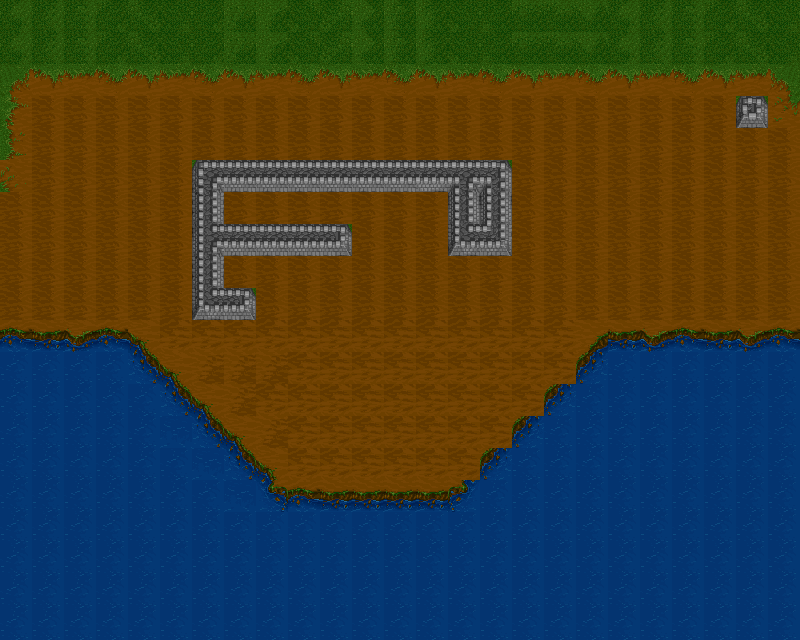

Below is a game level as drawn by its tile map, then a one-line description and the .tmx file that defines it, in full:
An orthogonal 25x20 tile map with 32x32 px tiles, 1 tile layer (Camada de Blocos 1).

<map version="1.10" tiledversion="1.11.2" orientation="orthogonal" renderorder="right-down" width="25" height="20" tilewidth="32" tileheight="32" infinite="0" nextlayerid="2" nextobjectid="1">
 <tileset firstgid="1" source="war2_summer.tsx" />
 <layer id="1" name="Camada de Blocos 1" width="25" height="20">
  <data encoding="csv">
248,249,250,251,252,253,254,255,256,257,258,259,260,261,262,263,264,265,266,248,249,250,251,252,253,
248,249,250,251,252,253,254,255,256,257,258,259,260,261,262,263,264,265,266,248,249,250,251,252,253,
287,294,295,296,294,295,296,294,295,296,294,295,296,294,295,296,294,295,296,294,295,296,294,295,279,
292,191,191,191,191,191,191,191,191,191,191,191,191,191,191,191,191,191,191,191,191,191,191,17,298,
291,191,191,191,191,191,191,191,191,191,191,191,191,191,191,191,191,191,191,191,191,191,191,191,191,
293,191,191,191,191,191,20,28,28,28,28,28,28,29,30,27,191,191,191,191,191,191,191,191,191,
191,191,191,191,191,191,23,191,191,191,191,191,191,191,22,22,191,191,191,191,191,191,191,191,191,
191,191,191,191,191,191,25,28,28,28,26,191,191,191,24,31,191,191,191,191,191,191,191,191,191,
191,191,191,191,191,191,23,191,191,191,191,191,191,191,191,191,191,191,191,191,191,191,191,191,191,
191,191,191,191,191,191,24,26,191,191,191,191,191,191,191,191,191,191,191,191,191,191,191,191,191,
230,231,232,230,214,181,181,181,181,181,181,181,181,181,181,181,181,181,222,231,232,230,231,232,230,
311,311,311,311,233,214,195,195,195,181,181,181,181,181,181,181,181,181,236,311,311,311,311,311,311,
311,311,311,311,311,233,214,195,181,181,181,181,181,181,181,181,181,236,311,311,311,311,311,311,311,
311,311,311,311,311,305,233,214,195,181,181,181,181,181,181,181,236,311,311,311,311,311,311,311,311,
311,311,311,311,311,311,305,233,214,181,181,181,181,181,181,236,311,311,311,311,311,311,311,311,311,
311,311,311,311,311,311,311,305,234,230,231,231,231,231,235,311,311,311,311,311,311,311,311,311,311,
311,311,311,311,311,311,311,311,311,311,311,311,311,311,311,311,311,311,311,311,311,311,311,311,311,
311,311,311,311,311,311,311,311,311,311,311,311,311,311,311,311,311,311,311,311,311,311,311,311,311,
311,311,311,311,311,311,311,311,311,311,311,311,311,311,311,311,311,311,311,311,311,311,311,311,311,
311,311,311,311,311,311,311,311,311,311,311,311,311,311,311,311,311,311,311,311,311,311,311,311,311
</data>
 </layer>
</map>
